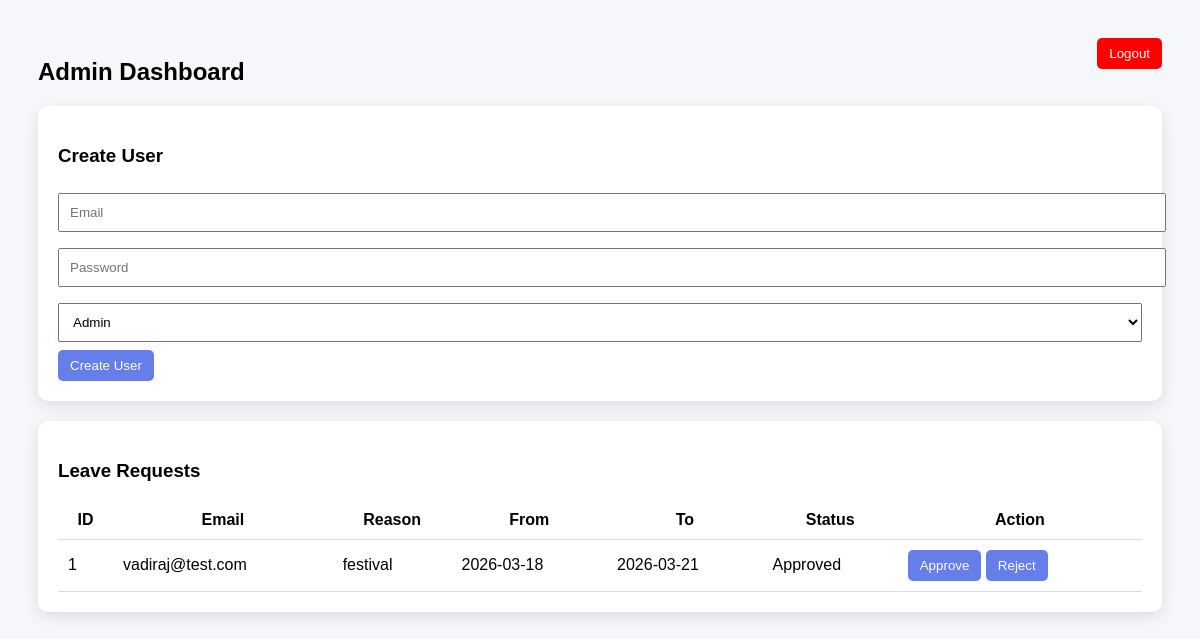
/admin, run on an earlier commit of the app's database.
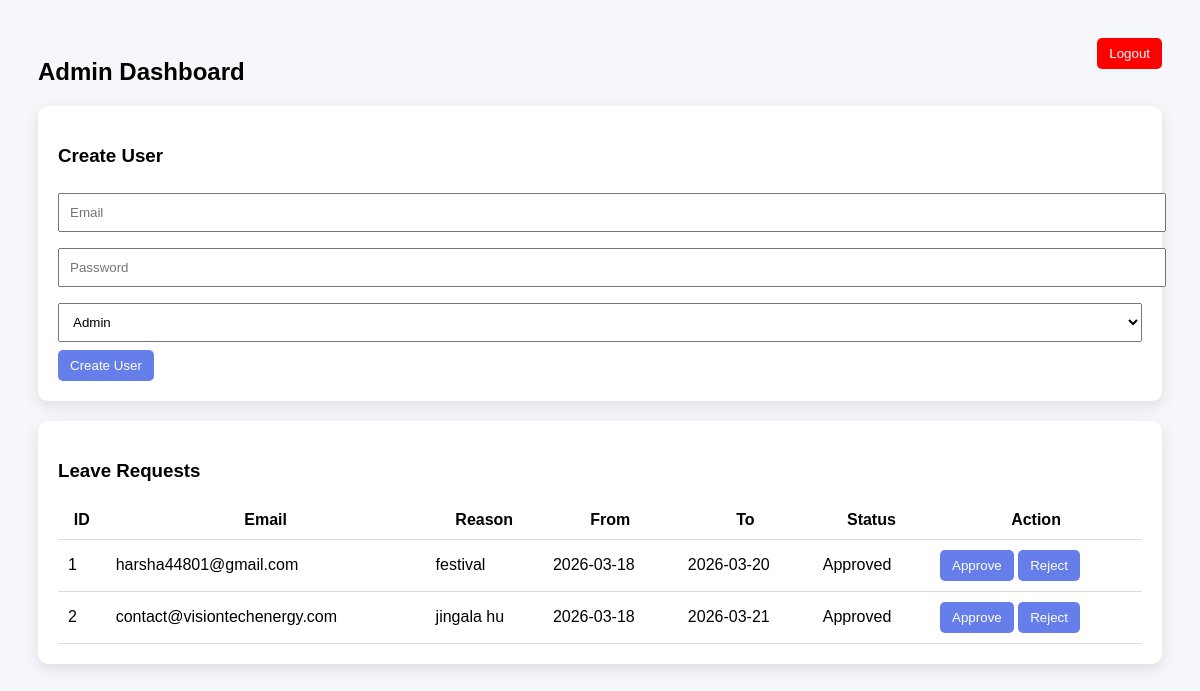
And on a later commit of the database.
### tables this page shows
CREATE TABLE leaves (
    id INTEGER PRIMARY KEY AUTOINCREMENT,
    employee_email TEXT,
    reason TEXT,
    from_date TEXT,
    to_date TEXT,
    status TEXT
);

### app.py (the view)
@app.get("/admin", response_class=HTMLResponse)
def admin_dashboard(request: Request):
    leaves = cur.execute("SELECT * FROM leaves").fetchall()
    return templates.TemplateResponse(
        "dashboard_admin.html",
        {"request": request, "leaves": leaves}
    )

### templates/dashboard_admin.html (shortened to what this page needs)
<!DOCTYPE html>
<html>
<head>
 <a href="/logout">
  <button style="background:red; float:right;">Logout</button>
</a>
</head>
<body>
<h2>Admin Dashboard</h2>
<div class="card">
<h3>Create User</h3>
<form method="post" action="/create_user">
  <input name="email" placeholder="Email">
  <input name="password" placeholder="Password">
  <select name="role">
    <option value="admin">Admin</option>
  </select>
  <button>Create User</button>
</form>
</div>
<div class="card">
<h3>Leave Requests</h3>
<table>
<tr>
<th>ID</th>
<th>Email</th>
<th>Reason</th>
<th>From</th>
<th>To</th>
<th>Status</th>
<th>Action</th>
</tr>
{% for l in leaves %}
<tr>
<td>{{l[0]}}</td>
<td>{{l[1]}}</td>
<td>{{l[2]}}</td>
<td>{{l[3]}}</td>
<td>{{l[4]}}</td>
<td>{{l[5]}}</td>
<td>
<form method="post" action="/leave_action">
<button name="action" value="Approved">Approve</button>
<button name="action" value="Rejected">Reject</button>
</form>
</td>
</tr>
{% endfor %}
</table>
</div>
</body>
</html>

### templates/dashboard_admin.html (style rules this page uses)
body { font-family:sans-serif; background:#f5f7fb; padding:30px; }
.card { background:white; padding:20px; border-radius:10px; margin-bottom:20px; box-shadow:0 5px 15px rgba(0,0,0,0.1); }
input, select { width:100%; padding:10px; margin:8px 0; }
button { background:#667eea; color:white; border:none; padding:8px 12px; border-radius:5px; }
table { width:100%; border-collapse:collapse; }
td,th { padding:10px; border-bottom:1px solid #ddd; }

What changed in the data, as far as the page shows it:
changed leaves "festival": employee_email "vadiraj@test.com" → "harsha44801@gmail.com"; to_date "2026-03-21" → "2026-03-20"
added leaves: id "2", employee_email "contact@visiontechenergy.com", reason "jingala hu", from_date "2026-03-18", to_date "2026-03-21", status "Approved"
